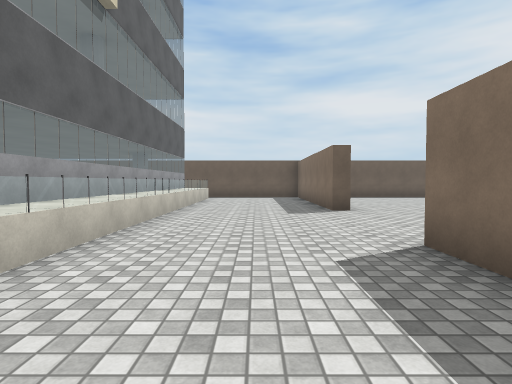
view 1 (above)

24 first-person views from a walk through a 3-D level made in the Unity game engine. The camera is 1.3 m above the floor, tilts 2° down and sees 80° across. The floor is counted in squares, 2 m on a side. Each view is taken from the middle of a square. On the plan, view 1 faces up. The plan holds only what a view shows up to about 10 squares ahead; the rest is blank. The place goes on beyond the plan. The player is left out. Some surface patterns are stand-ins.

view 2
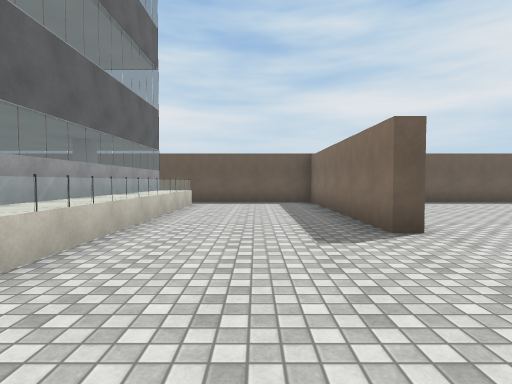

view 3
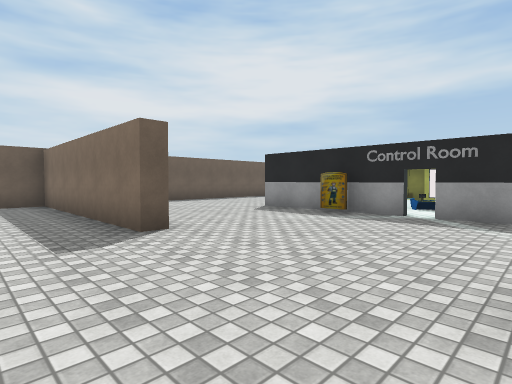

view 4
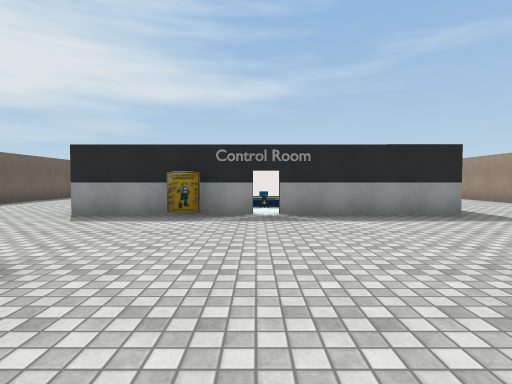

view 5
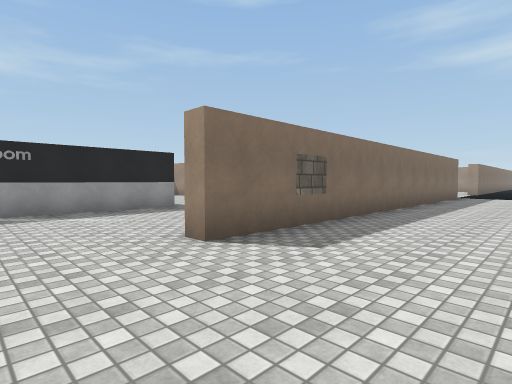

view 6
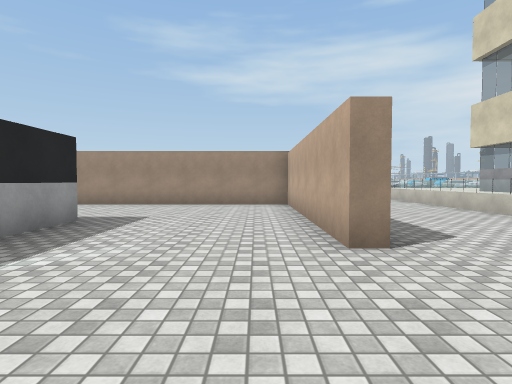

view 7
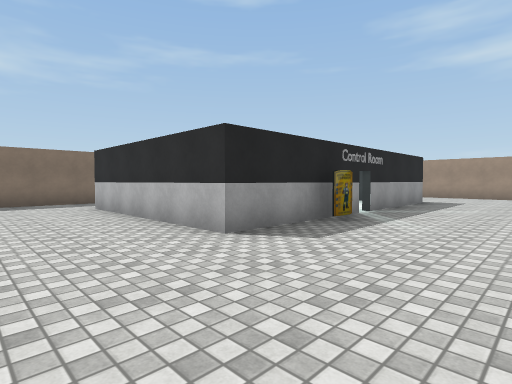

view 8
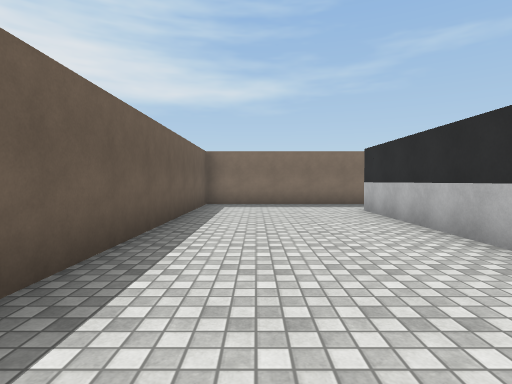

view 9
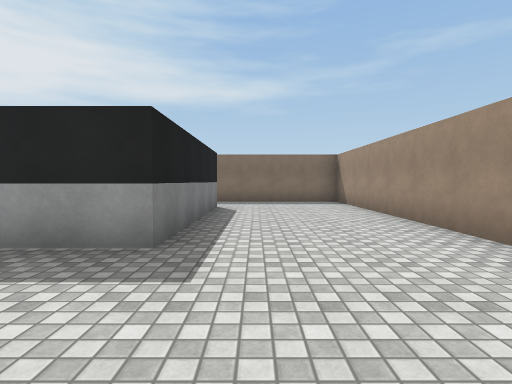

view 10
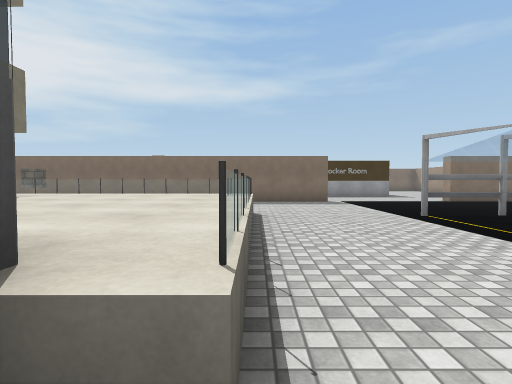

view 11
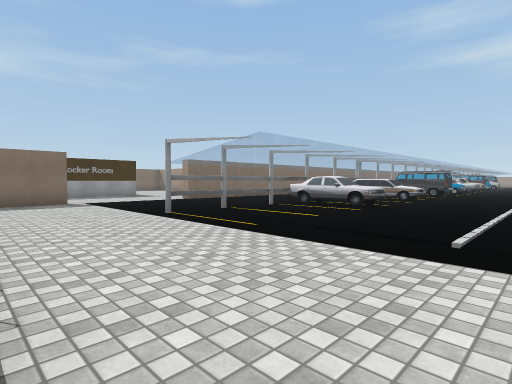

view 12
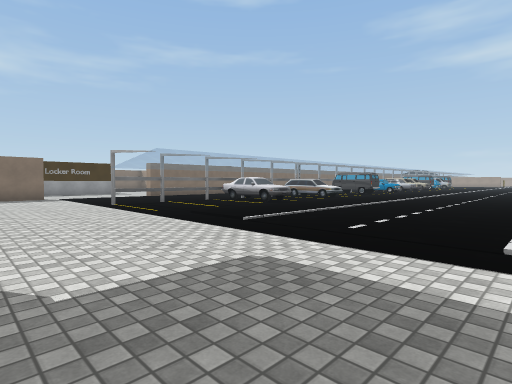

view 13
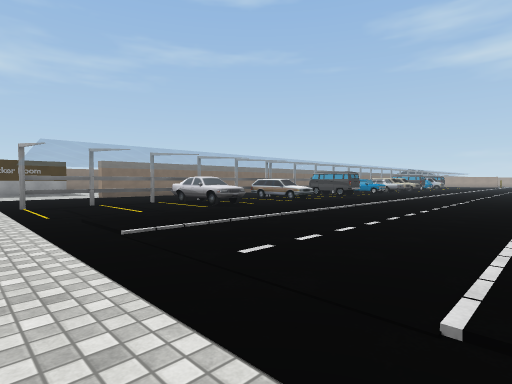

view 14
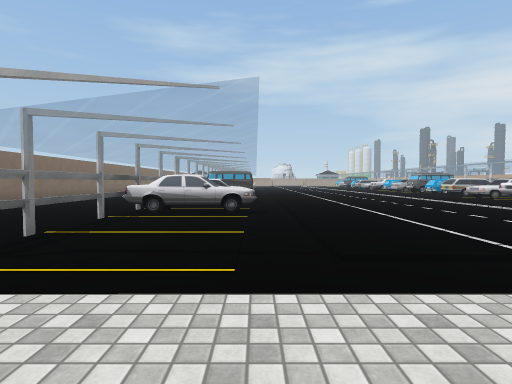

view 15
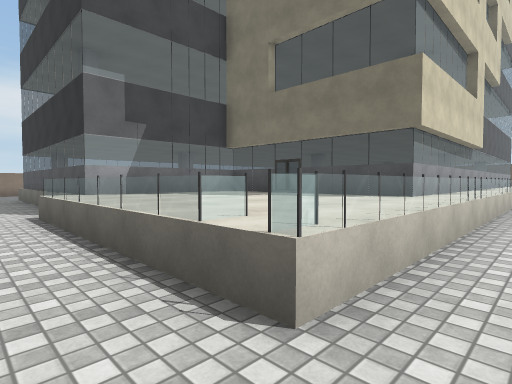

view 16
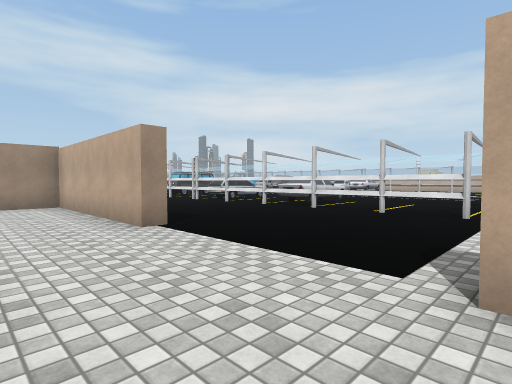

view 17
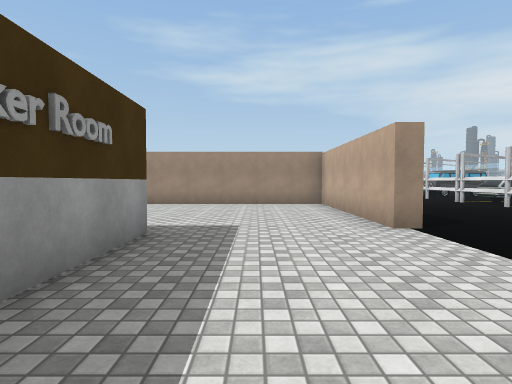

view 18
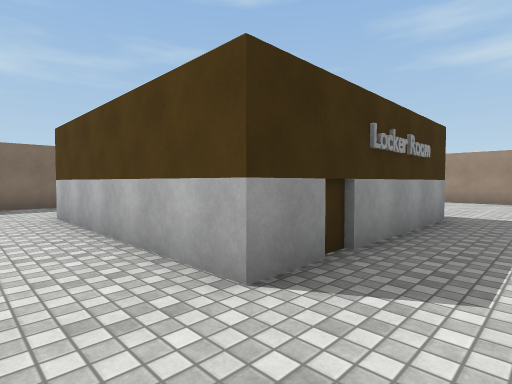

view 19
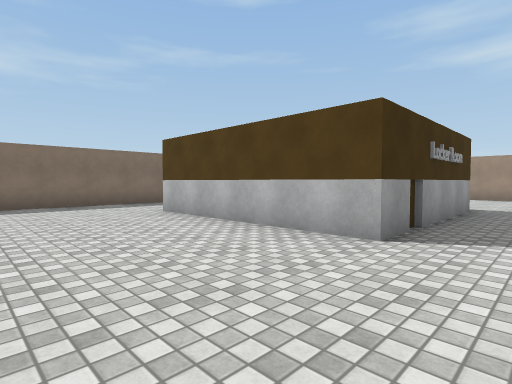

view 20
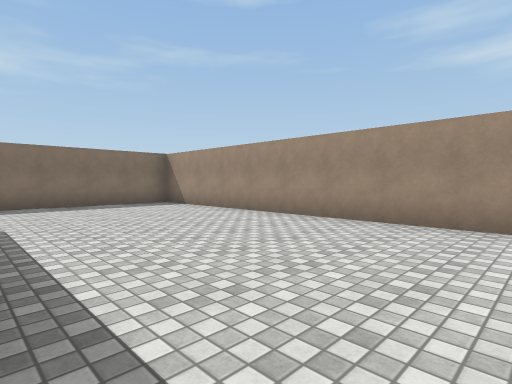

view 21
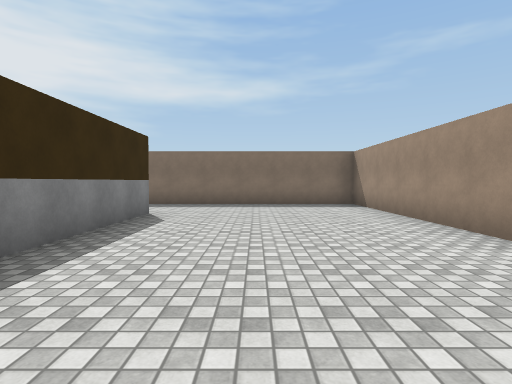

view 22
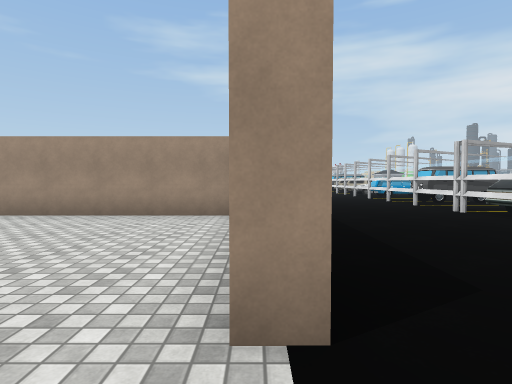

view 23
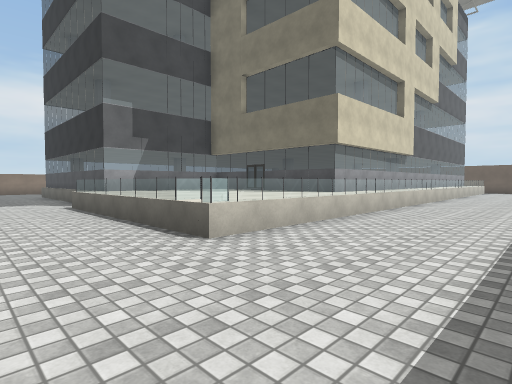

view 24
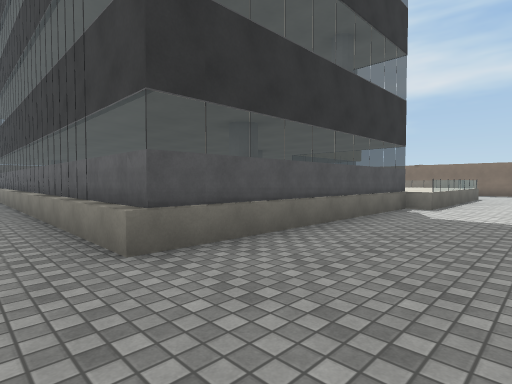

### Floor plan
Key: @ floor where view 1 was taken; # wall or solid block; . floor; = window, fence, low wall or low ledge; ^ raised ledge; A van; O other object.
Columns run from 15 left of view 1 to 13 right of it. Each row starts with its distance up from view 1.
 12             ######  #########
 11             ^=...#..........#
 10             ^=...#..........#
  9             ^=...#..........#
  8             ^=...#...##### .#
  7             ^=...#...#   #
  6             ^=.......O   #
  5  #          ^=.......##=##
  4  #          ^=.......# ###
  3  #          ^=...#...#
  2  #          ^=...#...#
  1  #          ^=...#...#####..#
  0  #          ^=.@.#..........#
 -1  #          ^=...#..........#
 -2  #      ^^^^^=...#..........#
 -3 .#      ^^^^^=...############
 -4 .#      ^^^^^=...# ......   #
 -5 .#######^^^^^=...# .........#
 -6 ........=====^...# .........#
 -7 .................# .........#
 -8 .................#...#####..#
 -9     .........=.......#      #
-10     .........^.......#      #
-11     .........=.......##### .#
-12     .........=..............#
-13     ......O==^...#..........#
-14     ........==...#..........#
-15    ......... ^...#..........#
-16    ........  =...#..........#
-17   O.......O===.. ############
-18      .....   =..
-19      ...     =..
-20      ..   A==^..
-21              =.

Positions as (right, up) in squares from view 1, and headings:
1: (0, 0), facing up
2: (0, 3), facing up
3: (0, 3), facing up-right
4: (0, 5), facing right
5: (-1, 5), facing down-right
6: (3, 6), facing down
7: (3, 11), facing down-right
8: (4, 11), facing right
9: (3, 0), facing right
10: (-8, -6), facing right
11: (-8, -6), facing down-right
12: (-11, -6), facing down-right
13: (-11, -8), facing down-right
14: (-5, -7), facing down
15: (-1, -7), facing up-left
16: (4, -8), facing down-left
17: (4, -8), facing down
18: (4, -6), facing down-right
19: (4, -4), facing down-right
20: (4, -12), facing down-right
21: (4, -14), facing right
22: (2, -11), facing down
23: (1, -8), facing up-left
24: (-15, -8), facing up-right
